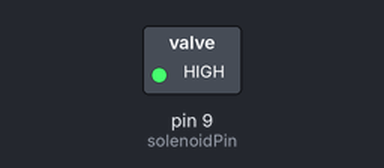
A sketch run on a simulated Arduino Uno, built with avr-gcc and run on an emulated ATmega328P. Parts: switched loads named in the sketch (green lamp = pin HIGH). Dashed ring = blinking.

Above: at 0.2 s.
Timing chart, 0 to 3.0 s (numbered marks = the images above):
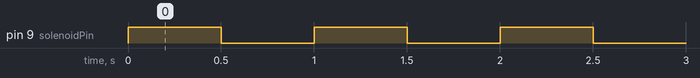

Measured:
- by itself, pin 9 (solenoidPin): alternates HIGH for 0.50 s and LOW for 0.50 s

The sketch:

Shoot.ino
```cpp
int solenoidPin = 9;                    //This is the output pin on the Arduino

void setup()
{
  pinMode(solenoidPin, OUTPUT);          //Sets that pin as an output
}

void loop()
{
  digitalWrite(solenoidPin, HIGH);      //Switch Solenoid ON
  delay(500);                          //Wait 1 Second
  digitalWrite(solenoidPin, LOW);       //Switch Solenoid OFF
  delay(500);                          //Wait 1 Second
}
```
